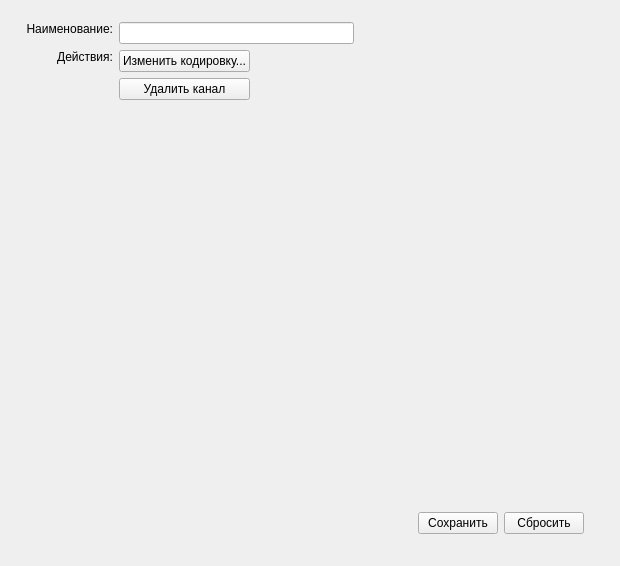
<?xml version="1.0" encoding="UTF-8"?>
<ui version="4.0">
 <class>MeasuringChannelSets</class>
 <widget class="QWidget" name="MeasuringChannelSets">
  <property name="geometry">
   <rect>
    <x>0</x>
    <y>0</y>
    <width>620</width>
    <height>566</height>
   </rect>
  </property>
  <property name="windowTitle">
   <string>Form</string>
  </property>
  <widget class="QWidget" name="horizontalLayoutWidget">
   <property name="geometry">
    <rect>
     <x>10</x>
     <y>10</y>
     <width>591</width>
     <height>541</height>
    </rect>
   </property>
   <layout class="QHBoxLayout" name="mainLayout">
    <property name="leftMargin">
     <number>10</number>
    </property>
    <property name="topMargin">
     <number>6</number>
    </property>
    <property name="rightMargin">
     <number>6</number>
    </property>
    <property name="bottomMargin">
     <number>6</number>
    </property>
    <item>
     <layout class="QGridLayout" name="gridLayout">
      <property name="margin">
       <number>6</number>
      </property>
      <item row="0" column="0">
       <widget class="QLabel" name="label">
        <property name="text">
         <string>Наименование:</string>
        </property>
        <property name="alignment">
         <set>Qt::AlignRight|Qt::AlignTop|Qt::AlignTrailing</set>
        </property>
       </widget>
      </item>
      <item row="4" column="1">
       <layout class="QHBoxLayout" name="horizontalLayout_2">
        <property name="margin">
         <number>5</number>
        </property>
        <item>
         <spacer name="horizontalSpacer">
          <property name="orientation">
           <enum>Qt::Horizontal</enum>
          </property>
          <property name="sizeHint" stdset="0">
           <size>
            <width>40</width>
            <height>20</height>
           </size>
          </property>
         </spacer>
        </item>
        <item>
         <widget class="QPushButton" name="cmdSave">
          <property name="text">
           <string>Сохранить</string>
          </property>
         </widget>
        </item>
        <item>
         <widget class="QPushButton" name="cmdDrop">
          <property name="text">
           <string>Сбросить</string>
          </property>
         </widget>
        </item>
       </layout>
      </item>
      <item row="1" column="0">
       <widget class="QLabel" name="label_2">
        <property name="text">
         <string>Действия:</string>
        </property>
        <property name="alignment">
         <set>Qt::AlignRight|Qt::AlignTop|Qt::AlignTrailing</set>
        </property>
       </widget>
      </item>
      <item row="0" column="1">
       <layout class="QHBoxLayout" name="horizontalLayout_3">
        <item>
         <widget class="QLineEdit" name="txtName"/>
        </item>
        <item>
         <spacer name="horizontalSpacer_2">
          <property name="orientation">
           <enum>Qt::Horizontal</enum>
          </property>
          <property name="sizeHint" stdset="0">
           <size>
            <width>40</width>
            <height>20</height>
           </size>
          </property>
         </spacer>
        </item>
       </layout>
      </item>
      <item row="1" column="1">
       <layout class="QHBoxLayout" name="horizontalLayout_4">
        <item>
         <layout class="QVBoxLayout" name="verticalLayout">
          <property name="rightMargin">
           <number>6</number>
          </property>
          <item>
           <widget class="QPushButton" name="cmdCodes">
            <property name="text">
             <string>Изменить кодировку...</string>
            </property>
           </widget>
          </item>
          <item>
           <widget class="QPushButton" name="cmdRemove">
            <property name="text">
             <string>Удалить канал</string>
            </property>
           </widget>
          </item>
         </layout>
        </item>
        <item>
         <spacer name="horizontalSpacer_3">
          <property name="orientation">
           <enum>Qt::Horizontal</enum>
          </property>
          <property name="sizeHint" stdset="0">
           <size>
            <width>40</width>
            <height>20</height>
           </size>
          </property>
         </spacer>
        </item>
       </layout>
      </item>
      <item row="2" column="1">
       <spacer name="verticalSpacer">
        <property name="orientation">
         <enum>Qt::Vertical</enum>
        </property>
        <property name="sizeHint" stdset="0">
         <size>
          <width>20</width>
          <height>40</height>
         </size>
        </property>
       </spacer>
      </item>
     </layout>
    </item>
   </layout>
  </widget>
 </widget>
 <resources/>
 <connections>
  <connection>
   <sender>cmdCodes</sender>
   <signal>clicked()</signal>
   <receiver>MeasuringChannelSets</receiver>
   <slot>editCodes()</slot>
   <hints>
    <hint type="sourcelabel">
     <x>184</x>
     <y>64</y>
    </hint>
    <hint type="destinationlabel">
     <x>162</x>
     <y>767</y>
    </hint>
   </hints>
  </connection>
  <connection>
   <sender>cmdSave</sender>
   <signal>clicked()</signal>
   <receiver>MeasuringChannelSets</receiver>
   <slot>saveChanges()</slot>
   <hints>
    <hint type="sourcelabel">
     <x>459</x>
     <y>532</y>
    </hint>
    <hint type="destinationlabel">
     <x>196</x>
     <y>758</y>
    </hint>
   </hints>
  </connection>
  <connection>
   <sender>cmdDrop</sender>
   <signal>clicked()</signal>
   <receiver>MeasuringChannelSets</receiver>
   <slot>dropChanges()</slot>
   <hints>
    <hint type="sourcelabel">
     <x>536</x>
     <y>521</y>
    </hint>
    <hint type="destinationlabel">
     <x>158</x>
     <y>794</y>
    </hint>
   </hints>
  </connection>
  <connection>
   <sender>cmdRemove</sender>
   <signal>clicked()</signal>
   <receiver>MeasuringChannelSets</receiver>
   <slot>removeItem()</slot>
   <hints>
    <hint type="sourcelabel">
     <x>156</x>
     <y>92</y>
    </hint>
    <hint type="destinationlabel">
     <x>145</x>
     <y>782</y>
    </hint>
   </hints>
  </connection>
 </connections>
 <slots>
  <slot>editCodes()</slot>
  <slot>saveChanges()</slot>
  <slot>dropChanges()</slot>
  <slot>removeItem()</slot>
 </slots>
</ui>
